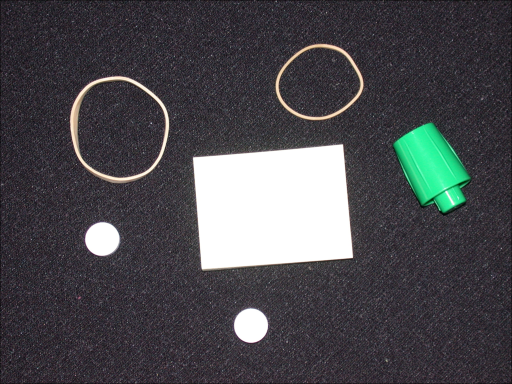
#> input picture 3/cs557_code_project3/pillsetc.pnm, 512 x 384 px, found by its file name
$ python Edge_detect.py
#> lines starting #> are read from the running program, lines starting #| are printed output that depends on the picture
import scipy.ndimage as ndi
import numpy as np
from matplotlib import pyplot as plt
from math import pi,degrees
import cv2
from scipy.ndimage.filters import convolve, gaussian_filter

# [5 lines of commented-out code are left out]
img = cv2.imread('/home/sayem/Desktop/cs557_project/cs557_code_project3/pillsetc.pnm')
#> img is the input picture: shape (384, 512, 3); mean B, G, R 77.5, 73.6, 73.9

img = cv2.cvtColor(img, cv2.COLOR_BGR2GRAY)
#> img: shape (384, 512)
"""
Step 1. Filter image with x and y derivative of gaussian
"""
'''def gauss2dfilter(sigma):
    length = 5*sigma# rule of thumb approximation
    ax = np.arange(-length // 2 + 1., length // 2 + 1.)
    #print(ax)
    xx, yy = np.meshgrid(ax, ax)
    #print(xx)
    kernel = (np.exp(-0.5 * (np.square(xx) + np.square(yy)) / (2*np.square(sigma))))/(2*pi*np.square(sigma))
    #print(kernel)
    kernel2d = kernel / np.sum(kernel)
    # [4 lines of commented-out code are left out]
    return kernel2d

"""Gaussian filter"""

kernel2d = gauss2dfilter(sigma=1)

"""first order derivative of a Gaussian in x-direction"""

gauss_dx=ndi.gaussian_filter(kernel2d,sigma=1,order=[0,1],output=np.float64, mode='nearest')
#plt.imshow(gauss_dx, interpolation='none')
#plt.title('Gaussian kernel dx')
#plt.show()

"""first order derivative of a Gaussian in y-direction"""

gauss_dy=ndi.gaussian_filter(kernel2d,sigma=1,order=[1,0],output=np.float64, mode='nearest')

#plt.imshow(gauss_dy, interpolation='none')
#plt.title('Gaussian kernel dy')
#plt.show()

"""Convolve with image"""
Ix = ndi.filters.convolve(img, gauss_dx)
#Ix = (Ix/Ix.max()) * 255
Ix = np.uint8(Ix)
#plt.imshow(Ix, interpolation='bicubic', cmap = 'gray')
#plt.title('Ix')
#plt.show()

Iy = ndi.filters.convolve(img, gauss_dy)
#Iy = (Iy/Iy.max()) * 255
Iy = np.uint8(Iy)
#plt.imshow(Iy, interpolation='bicubic', cmap = 'gray')
#plt.title('Iy')
#plt.show()'''

im = np.array(img, dtype=float)  # Convert to float to prevent clipping values

# Gaussian blur to reduce noise
im2 = gaussian_filter(im,1) #sigma = 1


# Use sobel filters to get horizontal and vertical gradients
Ix = convolve(im2, [[-1, 0, 1], [-2, 0, 2], [-1, 0, 1]])
Iy = convolve(im2, [[1, 2, 1], [0, 0, 0], [-1, -2, -1]])
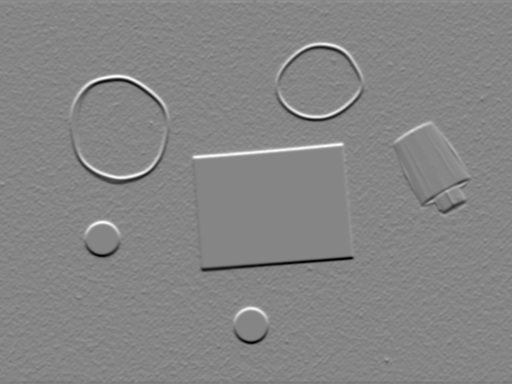
#> Iy: shape (384, 512) float64; min -523.7, max 475.2, mean 0.1; drawn with min black and max white


"""
Step 2. Find Magnitude and Orientation of gradient
"""

magnitude = np.hypot(Ix, Iy)
#magnitude = (magnitude/magnitude.max()) * 255
magnitude = np.uint8(magnitude)
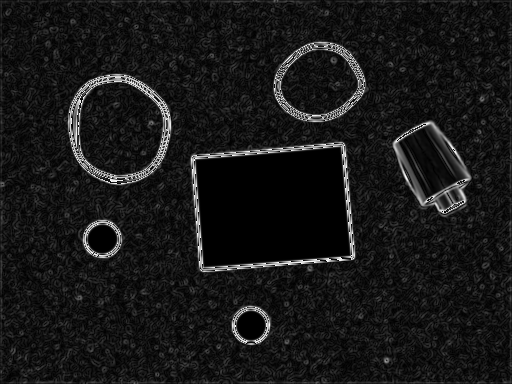
#> magnitude: shape (384, 512); min 0, max 255, mean 23.7

#plt.imshow(magnitude, interpolation='bicubic', cmap = 'gray')
#plt.title('Image magnitude')
#plt.show()


theta = np.arctan2(Iy, Ix) #slide 75
#theta = (theta/theta.max()) * 255
theta = np.uint8(theta)
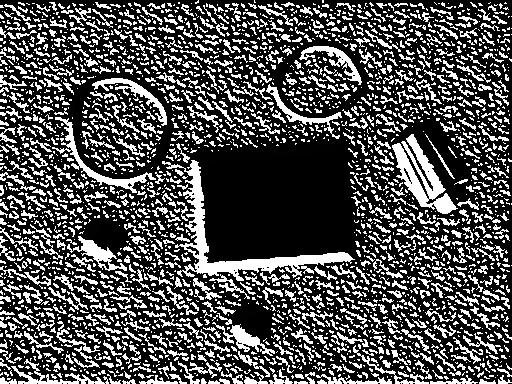
#> theta: shape (384, 512); min 0, max 255, mean 78.8

#plt.imshow(theta, interpolation='bicubic', cmap = 'gray')
#plt.title('Image orientation')
#plt.show()

"""
Step 3. Non maximum supression
"""
def round_angle(angle):
    """ Input must be each pixel value of theta"""
    angle = degrees(angle) % 180 #divide by 180 deg and output reminder
    if (0 <= angle < 22.5) or (157.5 <= angle < 180):
        angle = 0
    elif (22.5 <= angle < 67.5):
        angle = 45
    elif (67.5 <= angle < 112.5):
        angle = 90
    elif (112.5 <= angle < 157.5):
        angle = 135
    return angle

M, N = magnitude.shape
#> M = 384; N = 512
Z = np.zeros((M,N), dtype=np.int32) #create a black image of same shape of magnitude (where we apply non max suppress)
for i in range(M):
        for j in range(N):
            # Suppress pixels at the image edge
            if i == 0 or i == M - 1 or j == 0 or j == N - 1:
                Z[i, j] = 0
                continue
            # find neighbour pixels to visit from the gradient directions
            location = round_angle(theta[i, j])
            #print(location)
            """
            | i-1, j-1 | i, j-1 | i+1, j-1 |
            | i-1, j   | i, j   | i+1, j   |
            | i-1, j+1 | i, j+1 | i+1, j+1 |
            supression done perpendicular to edge direction
            output angle we get from "round_angle(theta[i, j]", add 90 deg to that
            start from (i,j) : see which pixel is indicated by "round_angle(theta[i, j]+90"
            same logic apply foe the opposite pixel
            """
            if location == 0:
                if (magnitude[i, j] >= magnitude[i, j - 1]) and (magnitude[i, j] >= magnitude[i, j + 1]):
                    Z[i, j] = magnitude[i, j]

            elif location == 90:
                if (magnitude[i, j] >= magnitude[i - 1, j]) and (magnitude[i, j] >= magnitude[i + 1, j]):
                    Z[i, j] = magnitude[i, j]

            elif location == 135:
                if (magnitude[i, j] >= magnitude[i - 1, j - 1]) and (magnitude[i, j] >= magnitude[i + 1, j + 1]):
                    Z[i, j] = magnitude[i, j]

            elif location == 45:
                if (magnitude[i, j] >= magnitude[i - 1, j + 1]) and (magnitude[i, j] >= magnitude[i + 1, j - 1]):
                    Z[i, j] = magnitude[i, j]
#> this loop made 384 passes

#print(Z)
Non_max_sup = Z
#plt.imshow(Z, interpolation='bicubic', cmap = 'gray')
#plt.title('Non-max Supression')
#plt.show()

"""
Step 4. Thresholding and linking
"""

Upper_thresh = 255
Lower_thresh = 50

high_i, high_j = np.where(Z > Upper_thresh)

low_i, low_j = np.where((Z <= Upper_thresh) & (Z >= Lower_thresh))

zero_i, zero_j = np.where(Z < Lower_thresh)

# set values
Z[high_i, high_j] = np.int32(Upper_thresh)
Z[low_i, low_j] = np.int32(Lower_thresh)
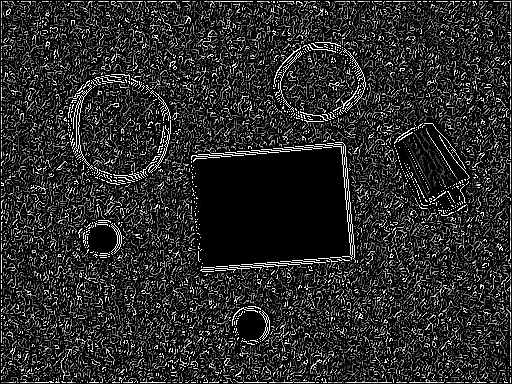
#> Z: shape (384, 512) int32; min 0, max 50, mean 8; drawn with min black and max white
Z[zero_i, zero_j] = np.int32(0)
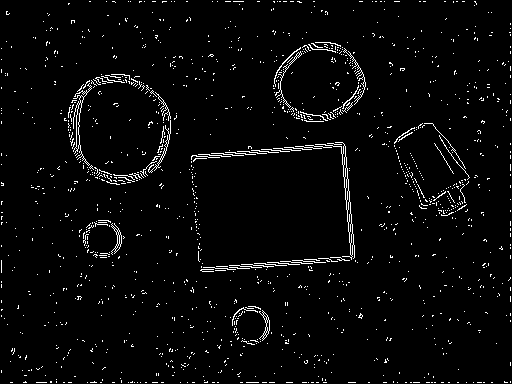
#> Z: shape (384, 512) int32; values 0 (black) and 50 (white), 3.1% white in thin lines or dots

#plt.imshow(Z, interpolation='bicubic', cmap = 'gray')
#plt.title('Thresholding')
#plt.show()


"""
Start at a pixel with lower threshold, if
                                        connected to Upeer threshold
                                            keep
                                        else:
                                            delete
"""

M, N = Z.shape
for i in range(M):
    for j in range(N):
        # Suppress pixels at the image edge
        if i == 0 or i == M - 1 or j == 0 or j == N - 1:
            Z[i, j] = 0
            continue
        if img[i, j] == Lower_thresh:
            Upper_thresh = 255
            # check if one of the neighbours is strong (=255 by default)
            if ((Z[i + 1, j] == Upper_thresh) or (Z[i - 1, j] == Upper_thresh)
                    or (Z[i, j + 1] == Upper_thresh) or (Z[i, j - 1] == Upper_thresh)
                    or (Z[i + 1, j + 1] == Upper_thresh) or (Z[i - 1, j - 1] == Upper_thresh)):
                Z[i, j] = Upper_thresh
            else:
                Z[i, j] = 0
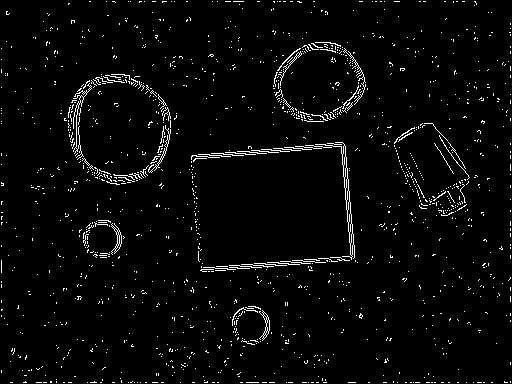
#> Z: shape (384, 512) int32; values 0 (black) and 50 (white), 3.1% white in thin lines or dots

Canny_detect = Z
#plt.imshow(Canny_detect, cmap = 'gray')
#plt.title('Canny Edge detection')
#plt.show()

"""
OpenCV implementation
"""
CV_canny = cv2.Canny(img,Lower_thresh,Upper_thresh)
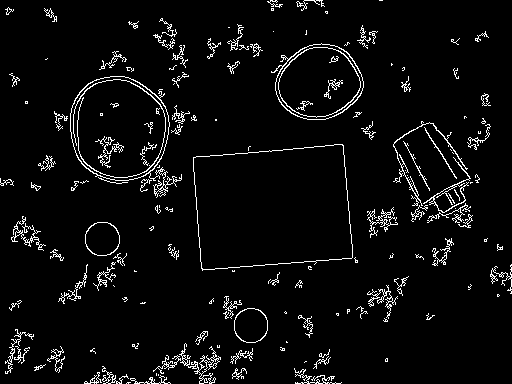
#> CV_canny: shape (384, 512); 4.7% white in thin lines or dots
#plt.imshow(CV_canny, cmap = 'gray')
#plt.title('OpenCV Canny Implementaion')
#plt.show()

"""
Plot
"""
plt.subplot(231)
plt.imshow(img,cmap = 'gray')
plt.title('Original Image')

plt.subplot(232)
plt.imshow(magnitude, interpolation='bicubic', cmap = 'gray')
plt.title('Image magnitude')

plt.subplot(233)
plt.imshow(theta, interpolation='bicubic', cmap = 'gray')
plt.title('Image orientation')

plt.subplot(234)
plt.imshow(Non_max_sup, interpolation='bicubic', cmap = 'gray')
plt.title('Non-max Supression')

plt.subplot(235)
plt.imshow(Canny_detect, cmap = 'gray')
plt.title('Applied Canny')

plt.subplot(236)
plt.imshow(CV_canny, cmap = 'gray')
plt.title('OpenCV Canny')

plt.show()
